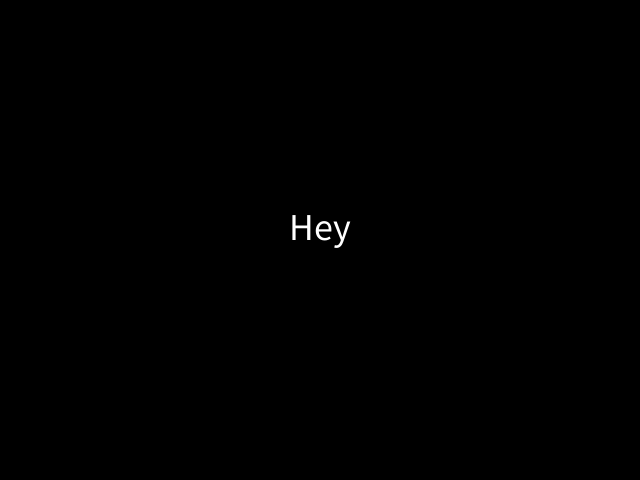
Frame 1 (no input)
Frame 60 (the mouse pressed at the canvas centre just before this capture): identical to frame 1, image omitted
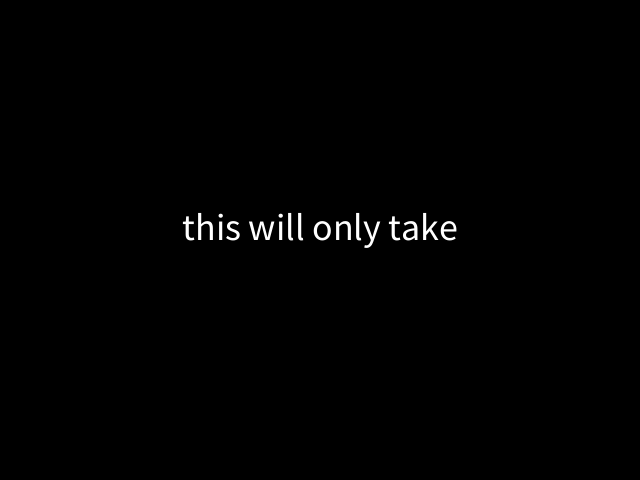
Frame 120 (the mouse held since frame 60 and released just before this capture)

The Processing sketch that drew these frames (run headless with seeded random() and noise(); from frame 60 on, the mouse is pressed at the canvas centre):

// Processing sketch: processing_174789
// ── processing_174789.pde

PFont font;
int interval = 3000;
int time1 = 0;
int time2 = time1 + interval;
int counter = 0;
float x = 0;
int phraseCount =61; //change with new lines
String[] Phrase;
 
 
 
void setup() {
  size(640, 480);
  smooth();
  
 
  textSize(38);
  textAlign(CENTER);
  textMode(MODEL);
 
  Phrase = new String[phraseCount]; //setup phrases, we moved to the setup() section because th code would not run otherwise.
  Phrase[0]="Hey";
  Phrase[1]="this will only take";
  Phrase[2]="60 seconds";
  Phrase[3]="I promise!";
  Phrase[4]="I really like";
  Phrase[5]="the fact that we get to";
  Phrase[6]="meet each other,";
  Phrase[7]="I really like ";
  Phrase[8]="the fact that I am";
  Phrase[9]="able to get to know";
  Phrase[10]="you more,";
  Phrase[11]="I don't want to overexagerate, ";
  Phrase[12]="but you make my heart go wild.";
  Phrase[13]="Anyways,";
  Phrase[14]="my point";
  Phrase[15]="is very direct";
  Phrase[16]="I want you";
  Phrase[17]="and I want to ";
  Phrase[18]="have a life with you";
  Phrase[19]="feeling the way how you";
  Phrase[20]="make me feel is amazin.....,";
  Phrase[21]="I Cannot think of ";
  Phrase[22]="anyone else,";
  Phrase[23]="you took over my whole";
  Phrase[24]="SELF;";
  Phrase[25]="my body, my mind, my days";
  Phrase[26]="are yours.";
  Phrase[27]="In other words";
  Phrase[28]="You are all I ever wanted";
  Phrase[29]="and more.";
  Phrase[30]="The way how you are";
  Phrase[31]="is enchanting,";
  Phrase[32]="you look beatiful";
  Phrase[33]="even when you are not";
  Phrase[34]="trying too.";
  Phrase[35]="sorry if I am";
  Phrase[36]="annoying, boring or an";
  Phrase[37]="asshole sometimes,";
  Phrase[38]="I do not want to lose you";
  Phrase[39]="If there was a dragon";
  Phrase[40]="on my way to your heart,";
  Phrase[41]="I would not mind, fighting him";
  Phrase[42]="just to be next to your";
  Phrase[43]="warm and precious love.";
  Phrase[44]="The time that we are sharing";
  Phrase[45]="increases my love for you";
  Phrase[46]="as we kiss.";
  Phrase[47]="To make all my thoughts";
  Phrase[48]="more clear,";
  Phrase[49]="I would say:";
  Phrase[50]="I LOVE YOU,";
  Phrase[51]="thank you for being";
  Phrase[52]="part of my life and fulfill me";
  Phrase[53]="with different colors everyday.";
  Phrase[54]="In this day I have one more question";
Phrase[55]="would you be my ";
  Phrase[56]="GIRLFRIEND?";
  Phrase[57]="if it is on me I would";
  Phrase[58]="never mind asking you out,";
  Phrase[59]="million times, why?";
  Phrase[60]="because I LOVE YOU!";
}
 void draw() {
  int currentTime = millis();
  background(0);
 
  if (currentTime > time1 && currentTime <= time2) {
    text(Phrase[counter], 320,240);
  }
  else {
    time1 =currentTime;
    time2 =currentTime +interval;
    if (counter <60) counter++;
    else counter=0;
  }
}
